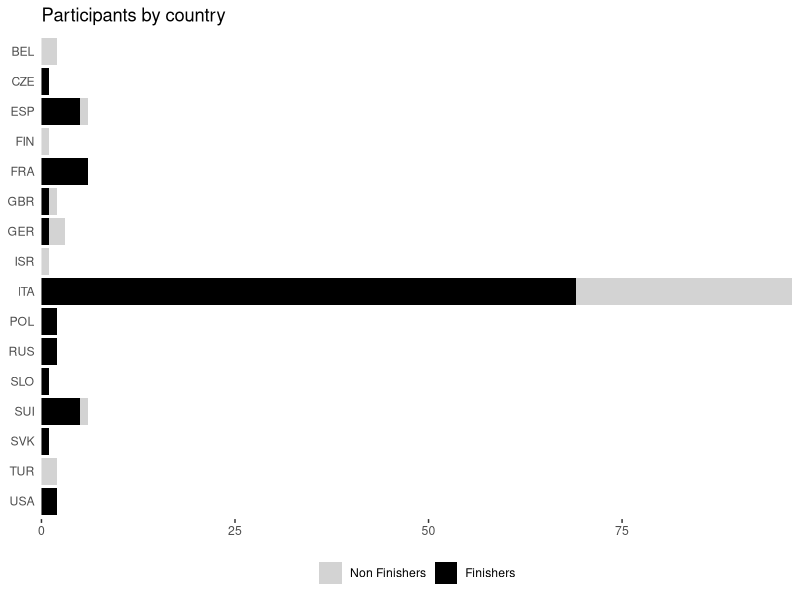

Generate this figure with R:
# make some analysis on the Monte Rosa Skymarathon results
library(ggplot2)

# read file as saved in script getresults.r
monterosa.results <- read.table('results_monterosa_2018.txt', sep = "\t", quote = '', stringsAsFactors = FALSE, header = TRUE)


# distribution over countries
ggplot(monterosa.results, aes(x = factor(country, levels = rev(levels(as.factor(country)))), fill = !is.na(cp4.time.numeric))) +
  geom_bar() +
  coord_flip() +
  theme_classic() +
  theme(
    axis.line = element_blank(),
    axis.ticks.y = element_blank(),
    legend.position = "bottom",
    legend.title = element_blank()
  ) +
  scale_fill_manual(labels = c("Non Finishers", "Finishers"), values = c("lightgrey", "black")) +
  scale_y_continuous(expand = c(0, 0)) +
  labs(x = NULL, y = NULL, title = "Participants by country")

